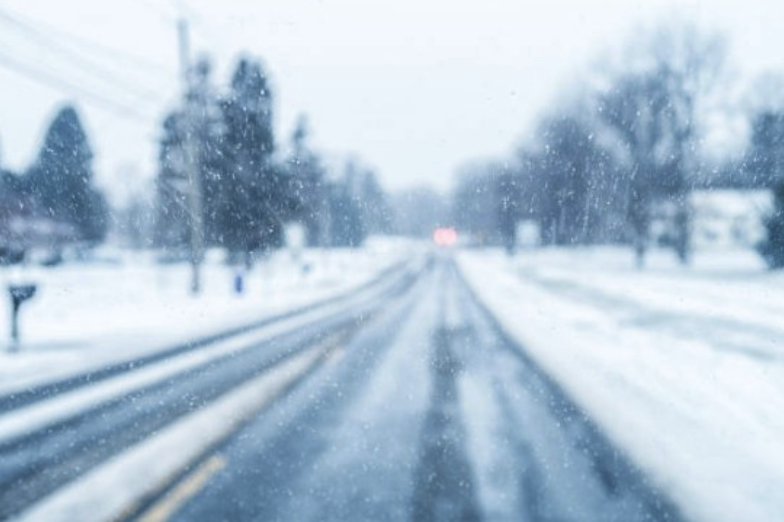
#> input picture snow.png, 784 x 522 px, found by its file name
$ python Lab6-2-1.py
#> lines starting #> are read from the running program, lines starting #| are printed output that depends on the picture
import cv2
import numpy as np
import matplotlib.pyplot as plt

# Step 1: Load image and convert to grayscale
image = cv2.imread('snow.png')
#> image is the input picture: shape (522, 784, 3); mean B, G, R 214.9, 198.2, 178.8
gray = cv2.cvtColor(image, cv2.COLOR_BGR2GRAY)
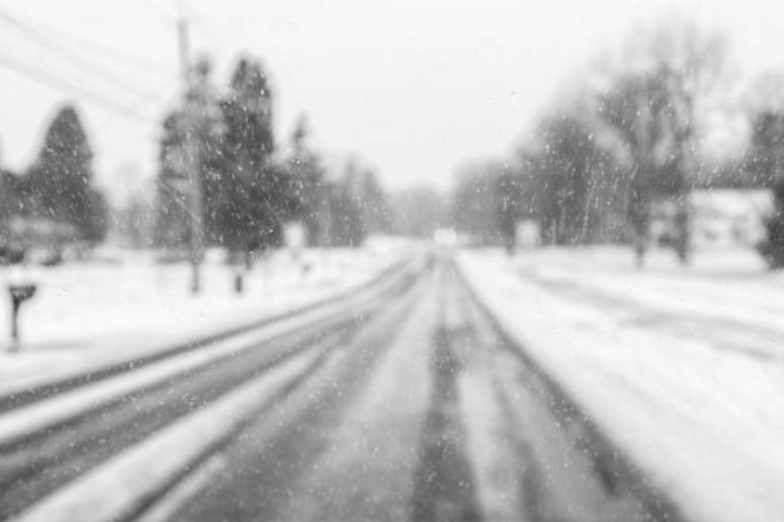
#> gray: shape (522, 784); min 61, max 251, mean 194.3

# Step 2: Define kernels
sobel_x = np.array([[-1, 0, 1],
                    [-2, 0, 2],
                    [-1, 0, 1]], dtype=float)

sobel_y = np.array([[1, 2, 1],
                    [0, 0, 0],
                    [-1, -2, -1]], dtype=float)

# Step 3: Manual convolution function
def manual_convolution(img, kernel):
    h, w = img.shape
#> h = 522; w = 784
    kh, kw = kernel.shape
    pad_h, pad_w = kh // 2, kw // 2
    padded = np.pad(img, ((pad_h, pad_h), (pad_w, pad_w)), mode='constant', constant_values=0)
    output = np.zeros_like(img, dtype=float)

    for i in range(h):
        for j in range(w):
            region = padded[i:i+kh, j:j+kw]
            output[i, j] = np.sum(region * kernel)
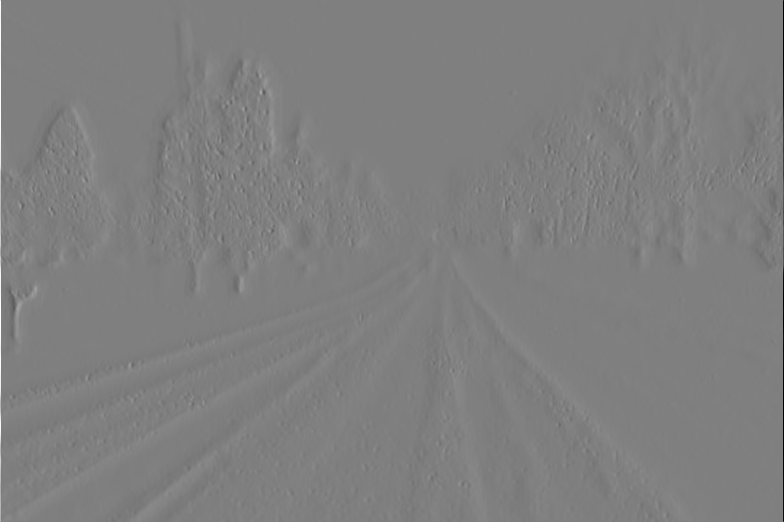
#> output: shape (522, 784) float64; min -990, max 989, mean 0; drawn with min black and max white
    return output

# Step 4: Apply Sobel operator
gx = manual_convolution(gray, sobel_x)
gy = manual_convolution(gray, sobel_y)
#> after the loop in manual_convolution (call 2), `for i in range(h):`:
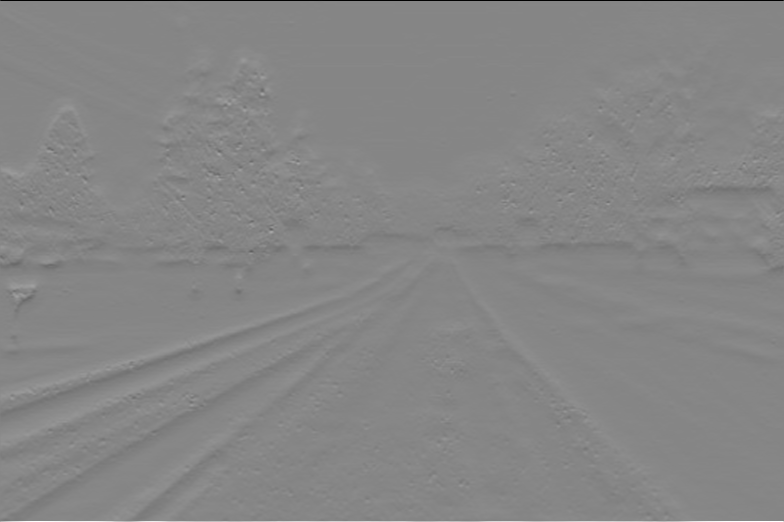
#> output: shape (522, 784) float64; min -996, max 900, mean 0.8; drawn with min black and max white
sobel_edges = np.sqrt(gx**2 + gy**2)
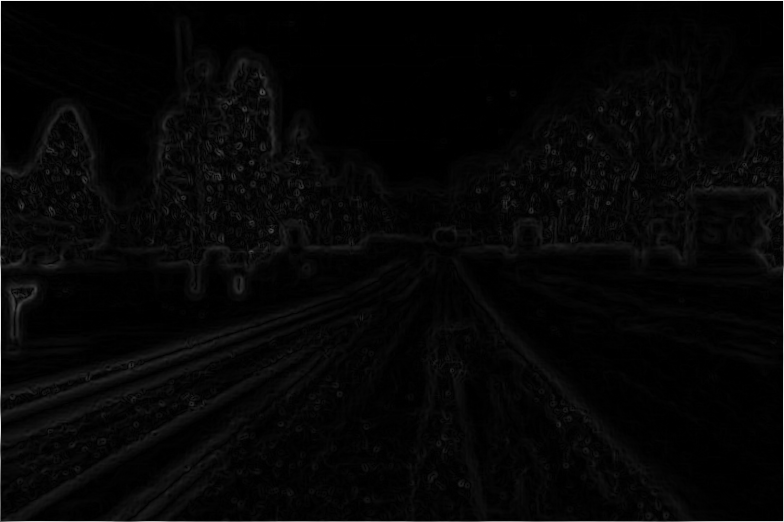
#> sobel_edges: shape (522, 784) float64; min 0, max 1043.7, mean 27.7; drawn with min black and max white
sobel_edges = np.clip(sobel_edges, 0, 255).astype(np.uint8)
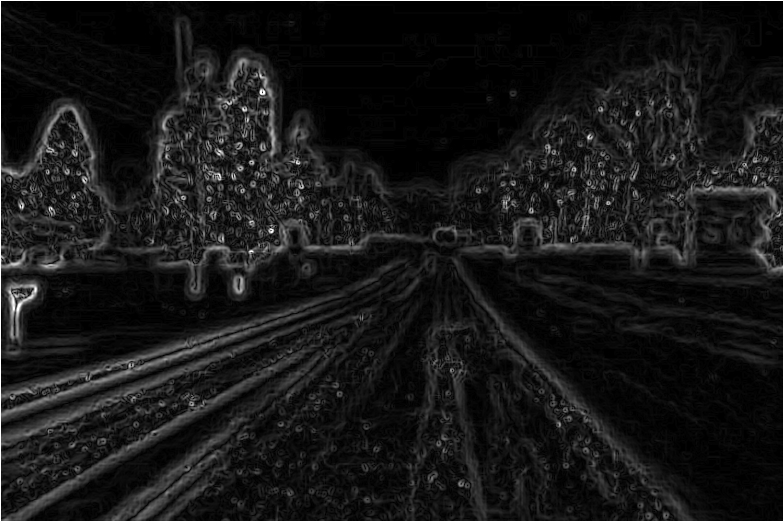
#> sobel_edges: shape (522, 784); min 0, max 255, mean 24

# Step 5: Display result
plt.figure(figsize=(10, 5))
plt.subplot(1, 2, 1), plt.imshow(gray, cmap='gray'), plt.title('Grayscale Snow Image')
plt.subplot(1, 2, 2), plt.imshow(sobel_edges, cmap='gray'), plt.title('Sobel Edge Detection')
plt.tight_layout()
plt.show()

$ run again, with car.png copied over snow.png
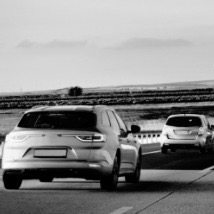
#> input picture car.png, 214 x 214 px, found by its file name
#> image is the input picture: shape (214, 214, 3); min 0, max 255, mean 137.9
#> after the loop in manual_convolution (call 2), `for i in range(h):`:
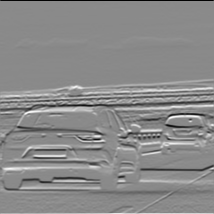
#> output: shape (214, 214) float64; min -876, max 742, mean 2.3; drawn with min black and max white
#> `sobel_edges = np.clip(sobel_edges, 0, 255).astype(np.uint8)`:
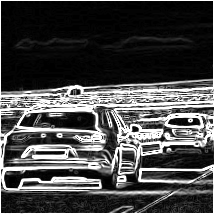
#> sobel_edges: shape (214, 214); min 0, max 255, mean 71.9

$ run again, with dog.png copied over snow.png
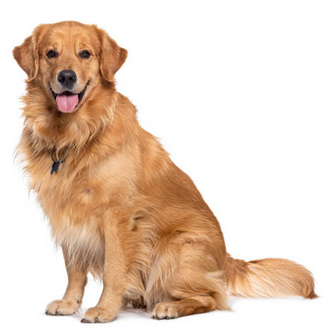
#> input picture dog.png, 331 x 329 px, found by its file name
#> image is the input picture: shape (329, 331, 3); mean B, G, R 191.8, 208.3, 229.5
#> after the loop in manual_convolution (call 2), `for i in range(h):`:
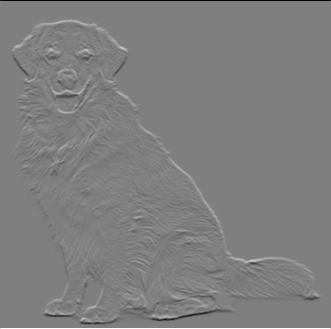
#> output: shape (329, 331) float64; min -1020, max 1020, mean 0; drawn with min black and max white
#> `sobel_edges = np.clip(sobel_edges, 0, 255).astype(np.uint8)`:
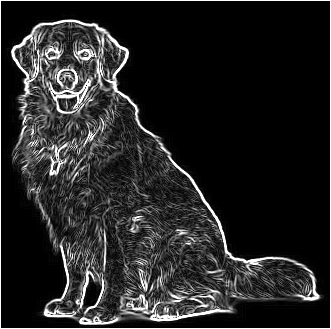
#> sobel_edges: shape (329, 331); min 0, max 255, mean 36.9

$ run again, with plane.png copied over snow.png
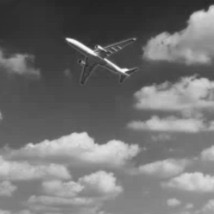
#> input picture plane.png, 214 x 214 px, found by its file name
#> image is the input picture: shape (214, 214, 3); min 35, max 254, mean 112.3
#> after the loop in manual_convolution (call 2), `for i in range(h):`:
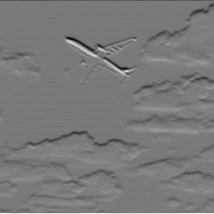
#> output: shape (214, 214) float64; min -654, max 708, mean -2; drawn with min black and max white
#> `sobel_edges = np.clip(sobel_edges, 0, 255).astype(np.uint8)`:
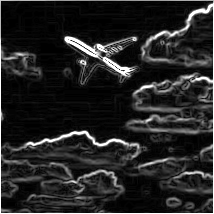
#> sobel_edges: shape (214, 214); min 0, max 255, mean 36.7
